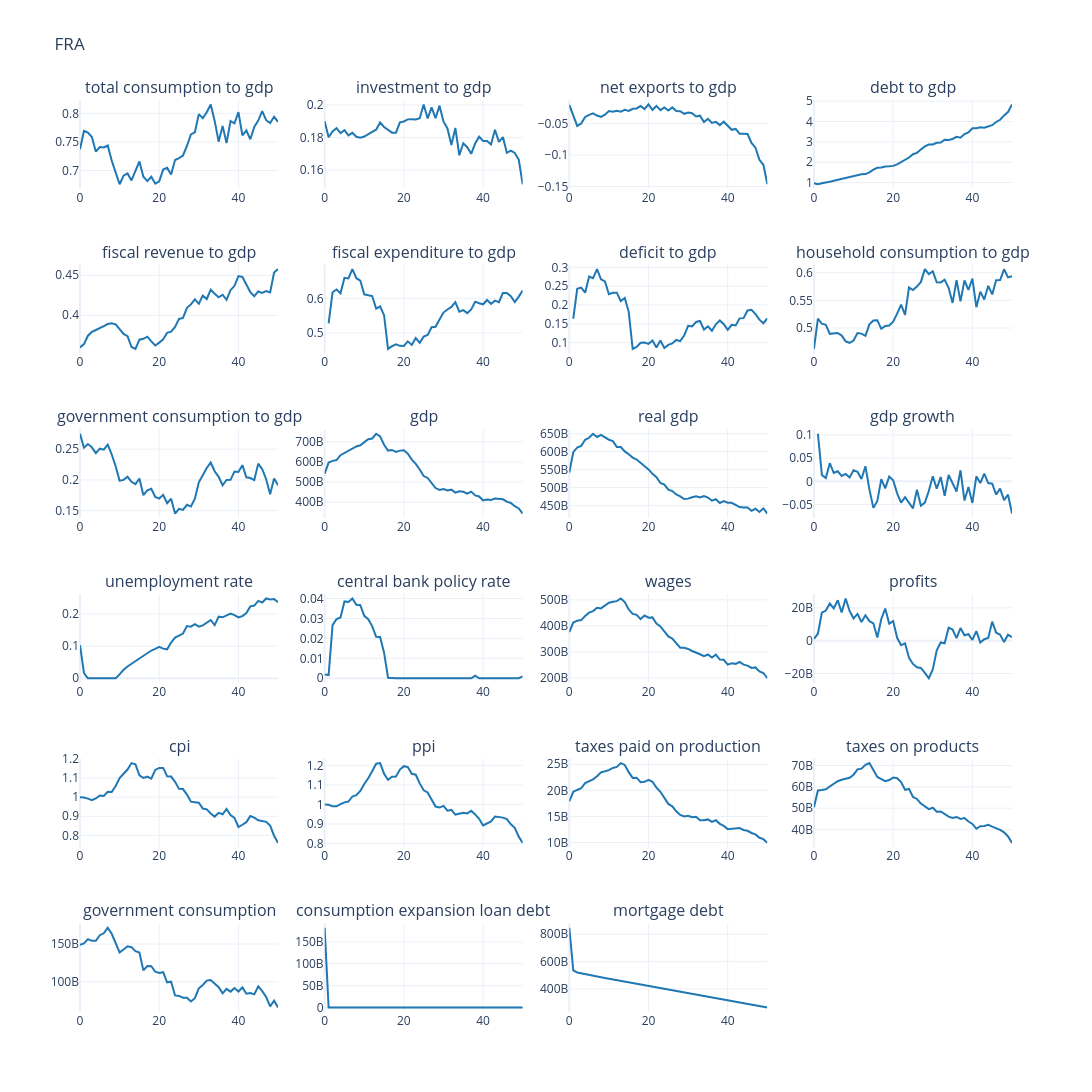

Notebook source saved alongside this figure:
### Markdown cell above
### Run single simulation

### Code cell
# Run single Simulation

seed = cfg.seed
seed = 515
configuration = SimulationConfiguration(
    country_configurations=country_configurations,
    t_max=cfg.t_max,
    seed=seed,
)

model = Simulation.from_datawrapper(
    datawrapper=data,
    simulation_configuration=configuration,
)

import warnings
warnings.simplefilter("always", RuntimeWarning)

model.run()
model.save(save_dir=output_dir, file_name=model_h5_path.name)

print(f'Simulation complete. Output saved to: {model_h5_path}')


# Outputs And Plots
plot_columns = [
    'total consumption to gdp', 'investment to gdp', 'net exports to gdp',
    'debt to gdp', 'fiscal revenue to gdp', 'fiscal expenditure to gdp', 'deficit to gdp',
    'household consumption to gdp', 'government consumption to gdp', 'gdp', 'real gdp',
    'gdp growth', 'unemployment rate', 'central bank policy rate', 
    'wages', 'profits', 'cpi', 'ppi',
    'taxes paid on production', 'taxes on products', 'government consumption',
    # 'Imports', 'Exports',
    'consumption expansion loan debt', 'mortgage debt',
]

df_base = build_macro_output_df(model, country_code=cfg.country_iso3)
n_rows = 6
n_cols = 4

#  Plot main variables
plot_output(
    df=df_base[plot_columns],
    no_rows=n_rows,
    no_cols=n_cols,
    country_code=cfg.country_iso3,
    line_color="#1f77b4",
    base_height=200,
    base_width=400,
)
